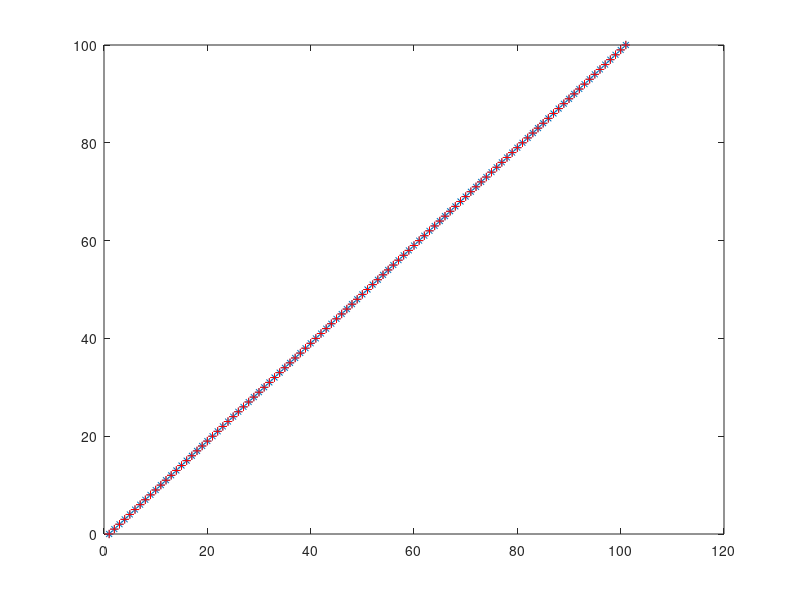
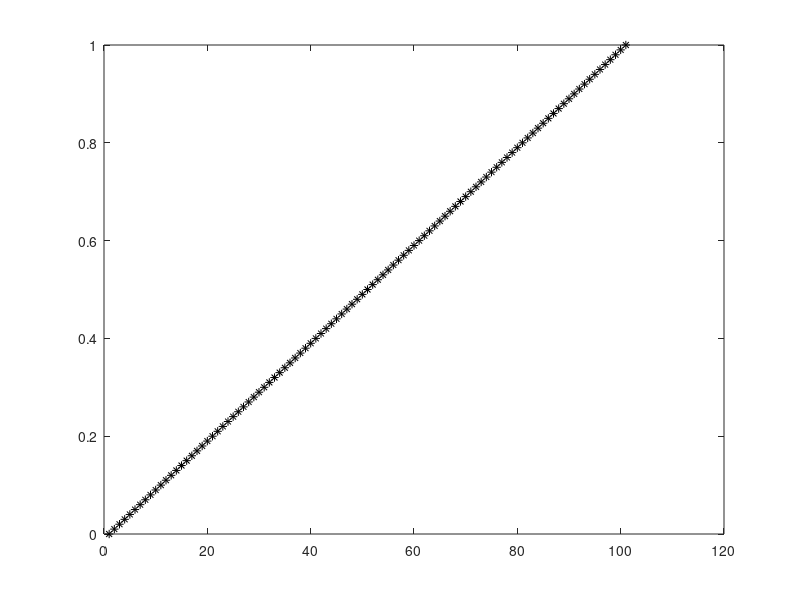

Reproduce these figures in MATLAB, in order.
% Luodaan tasavälinen vektori, jossa on arvoja 0...100 (101 kpl)

v1=0:1:100;

#vaihtoehtoinen tapa
v2=linspace(0,100,101);

%Tutkitaan vektoreiden pituudet
length=(v2)
length=(v1)

%Esitetään arvot kuvaajana
plot(v1, '*')
hold on
plot(v2, '+r')
hold off

%Odotetaan, että käyttäjä painaa jotain painiketta
waitforbuttonpress

%jaetaan kaikki v2:n arvot 100:lla
v2_skaalattu=v2./100;

%Alustetaan uusi kuvaaja figure-komennolla ja tutkitaan lopputulosta
figure; plot(v2_skaalattu, '*k')

waitforbuttonpress

close all

